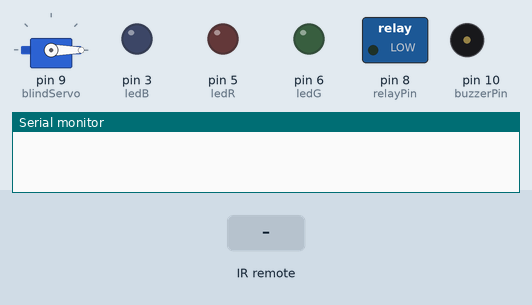
A sketch run on a simulated Arduino Uno, built with avr-gcc and run on an emulated ATmega328P. On the bench: servo, switched loads named in the sketch (green lamp = pin HIGH), output pins drawn as LEDs (lit = HIGH), buzzer (waves = sounding, pin HIGH), the last lines printed to the serial monitor. The test bench sets the inputs (shaded band).

Above: at 1.2 s.
1.3 s: infrared code 0x45 received
At 2.5 s:
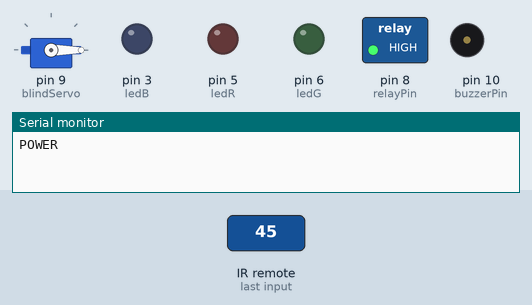
2.8 s: infrared code 0x0C received
At 3.7 s:
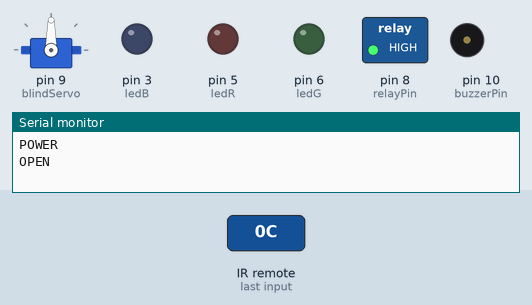
4.3 s: infrared code 0x19 received
At 4.8 s:
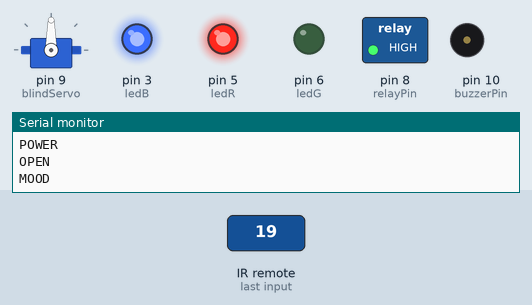
5.8 s: infrared code 0x16 received
At 7.0 s:
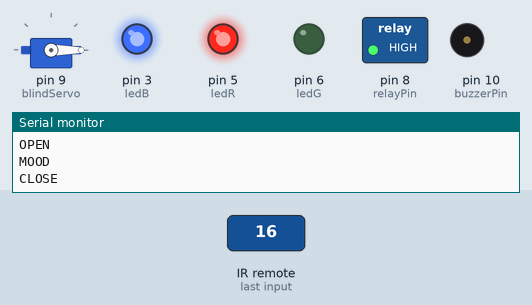
7.3 s: infrared code 0x45 received
At 8.3 s:
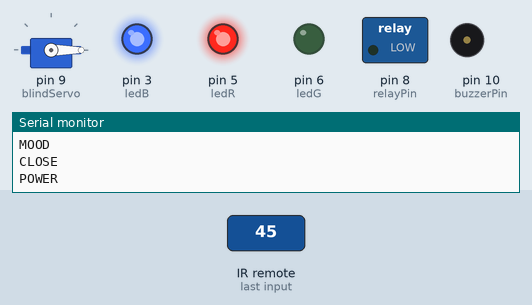
8.8 s: infrared code 0x0C received
At 9.5 s:
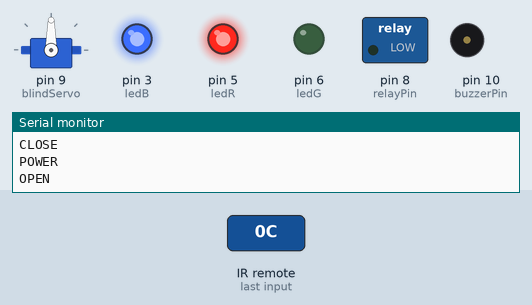
Timing chart, 0 to 11.3 s (numbered marks = the images above; inputs shaded):
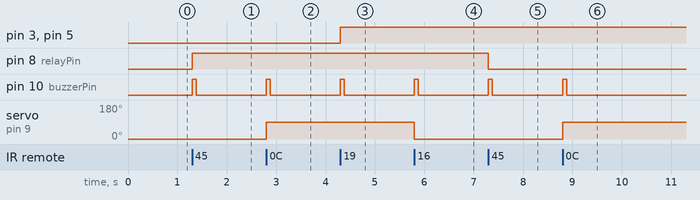

Measured:
- after the input at 1.3 s, pin 8 (relayPin): LOW → HIGH at once; pin 10 (buzzerPin): LOW → HIGH at once, → LOW 0.08 s later
- after the input at 2.8 s, pin 10 (buzzerPin): LOW → HIGH at once, → LOW 0.08 s later; servo on pin 9 (blindServo): 0° → 90° at once
- after the input at 4.3 s, pin 3 (ledB), pin 5 (ledR): LOW → HIGH at once; pin 10 (buzzerPin): LOW → HIGH at once, → LOW 0.08 s later
- after the input at 5.8 s, pin 10 (buzzerPin): LOW → HIGH at once, → LOW 0.08 s later; servo on pin 9 (blindServo): 90° → 0° at once
- after the input at 7.3 s, pin 8 (relayPin): HIGH → LOW at once; pin 10 (buzzerPin): LOW → HIGH at once, → LOW 0.08 s later
- after the input at 8.8 s, pin 10 (buzzerPin): LOW → HIGH at once, → LOW 0.08 s later; servo on pin 9 (blindServo): 0° → 90° at once

The sketch:

project-5-code.ino
```cpp
#include <IRremote.hpp>
#include <Servo.h>

const int irPin = 11;
const int relayPin = 8;
const int buzzerPin = 10;
const int ledR = 5;
const int ledG = 6;
const int ledB = 3;

Servo blindServo;

#define CMD_POWER 0x45
#define CMD_OPEN  0x0C
#define CMD_CLOSE 0x16
#define CMD_MOOD  0x19

bool applianceOn = false;

void beep() {
    digitalWrite(buzzerPin, HIGH);
    delay(80);
    digitalWrite(buzzerPin, LOW);
}

void setup() {
  Serial.begin(9600);

  IrReceiver.begin(irPin, ENABLE_LED_FEEDBACK);

  pinMode(relayPin, OUTPUT);
  pinMode(ledR, OUTPUT);
  pinMode(ledG, OUTPUT);
  pinMode(ledB, OUTPUT);
  pinMode(buzzerPin, OUTPUT);

  blindServo.attach(9);
  blindServo.write(0);
}

void loop() {

  if (IrReceiver.decode()) {
    uint8_t command = IrReceiver.decodedIRData.command;

  switch (command) {

  case CMD_POWER:
    applianceOn = !applianceOn;
    digitalWrite(relayPin, applianceOn ? HIGH : LOW);
    beep();
    Serial.println("POWER");
  break;

  case CMD_OPEN:
    blindServo.write(90);
    beep();
    Serial.println("OPEN");
  break;

  case CMD_CLOSE:
    blindServo.write(0);
    beep();
    Serial.println("CLOSE");
  break;

  case CMD_MOOD:
    digitalWrite(ledR, HIGH);
    digitalWrite(ledG, LOW);
    digitalWrite(ledB, HIGH);
    beep();
    Serial.println("MOOD");
  break;
}

    IrReceiver.resume();
  }
}
```
